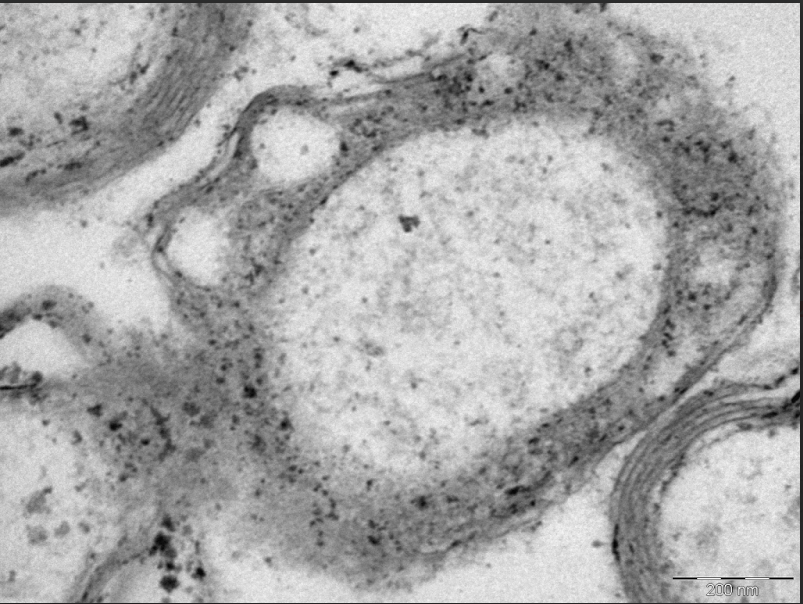
#> input picture data/samples/sample_01.png, 803 x 604 px, found by its file name; its folder holds 3 pictures in this run
$ python phase1_candidates.py
#> lines starting #> are read from the running program, lines starting #| are printed output that depends on the picture; after the words box and inside, x2 and y2 are one past the last pixel; in counts of white or black regions, pixels touching at a corner belong together
"""Canonical Phase-1 axon detection:
  markers (distance-transform + h-maxima)  ->  marker-controlled watershed
  ->  per-basin filter  ->  active-contour refine  ->  contour smooth.
This module is built incrementally; `markers()` is validated first."""
import cv2, numpy as np
from scipy.ndimage import (binary_fill_holes, binary_erosion,
                           distance_transform_edt, label as cc_label)
from skimage.morphology import h_maxima
from skimage.filters import gaussian
from skimage.segmentation import watershed
from scipy.ndimage import gaussian_filter1d

DEF = dict(bilateral=(9,75,75), myel_pct=23, speckle=40, close_fiber=27, myelin_close=11,
           min_axon_frac=0.004, max_axon_frac=0.60,
           hmax=7.0,            # prominence for h-maxima (merges nearby maxima -> 1/axon)
           dist_sigma=3.0,      # smooth distance map (avoid spurious maxima on texture)
           min_core_r=10,       # a marker must be at least this far from a wall (px)
           marker_encl=0.5,     # marker enclosure fraction (loose -> high recall)
           min_solidity=0.72,   # basin convexity (loose -> high recall; drops only slivers)
           basin_encl=0.4)      # basin myelin-boundedness (loose -> high recall)

def walls_and_space(gray, P):
    gf=cv2.bilateralFilter(gray,*P['bilateral'])
    T=np.percentile(gf,P['myel_pct']); myel=(gf<T).astype(np.uint8)
    n,lab,st,_=cv2.connectedComponentsWithStats(myel,8); keep=np.zeros(n,bool)
    keep[1:]=st[1:,cv2.CC_STAT_AREA]>=P['speckle']; myel=keep[lab].astype(np.uint8)
    kf=cv2.getStructuringElement(cv2.MORPH_ELLIPSE,(P['close_fiber'],)*2)
    mc=cv2.morphologyEx(myel,cv2.MORPH_CLOSE,kf)
    fr=mc.copy(); fr[0,:]=fr[-1,:]=fr[:,0]=fr[:,-1]=1
    enclosed=binary_fill_holes(fr.astype(bool))
    space=enclosed & ~mc.astype(bool)            # axon-interior space (incl. merged + bg)
    space=binary_fill_holes(space)               # fill internal organelles/granules (one dome/axon)
    return gf, myel, mc, space

def _enclosed(cy, cx, reach, myel, H, W, n=48, frac=0.7):
    """True if myelin is hit within `reach` in >= frac of non-edge directions."""
    hits=valid=0
    for k in range(n):
        th=2*np.pi*k/n; dx,dy=np.cos(th),np.sin(th)
        got=edge=False
        for d in range(2,int(reach)):
            x,y=int(cx+dx*d),int(cy+dy*d)
            if x<0 or y<0 or x>=W or y>=H: edge=True; break
            if myel[y,x]: got=True; break
        if edge and not got: continue
        valid+=1; hits+=got
    return hits/max(1,valid) >= frac

def markers(gray, P=DEF):
    gf,myel,mc,space=walls_and_space(gray,P)
    H,W=gray.shape
    dist=gaussian(distance_transform_edt(space).astype(np.float64), P['dist_sigma'])
    hm=h_maxima(dist, P['hmax'])                  # binary maxima, prominence-merged
    hm[dist < P['min_core_r']]=0                  # drop shallow (thin periaxonal) maxima
    lab,nm=cc_label(hm)
    mk=np.zeros((H,W),np.int32); keep=0
    for i in range(1,nm+1):
        ys,xs=np.where(lab==i); cy,cx=int(ys.mean()),int(xs.mean())
        dv=dist[cy,cx]
        if _enclosed(cy,cx,1.7*dv+8, myel, H, W, frac=P['marker_encl']):  # axon center is ring-enclosed
            keep+=1; mk[lab==i]=keep
    return dict(gf=gf,space=space,dist=dist,markers=mk,nm=keep,myel=myel,mc=mc)

# [11 lines left out: function viz_markers, not called in this run]

def _smooth_contour(mask, frac=0.04):
    cs,_=cv2.findContours(mask.astype(np.uint8),cv2.RETR_EXTERNAL,cv2.CHAIN_APPROX_NONE)
    if not cs: return None
    c=max(cs,key=cv2.contourArea).reshape(-1,2).astype(np.float64)
    if len(c)<12: return c.astype(np.int32)
    s=max(2.0,frac*len(c))
    x=gaussian_filter1d(c[:,0],s,mode='wrap'); y=gaussian_filter1d(c[:,1],s,mode='wrap')
    return np.stack([x,y],1).astype(np.int32)

def detect(gray, P=DEF):
    d=markers(gray,P); H,W=gray.shape; gf=d['gf']; myel=d['myel']
    labels=watershed(-d['dist'], d['markers'], mask=d['space'])
    minA,maxA=P['min_axon_frac']*H*W, P['max_axon_frac']*H*W; med=np.median(gf)
    myel_adj=cv2.dilate(myel,np.ones((3,3),np.uint8))>0
    on_edge=np.zeros((H,W),bool); on_edge[0,:]=on_edge[-1,:]=on_edge[:,0]=on_edge[:,-1]=True
    axons=[]
    for i in range(1,int(labels.max())+1):
        m=labels==i; A=int(m.sum())
        if not(minA<=A<=maxA) or gf[m].mean()<med-25: continue
        bnd=m&~binary_erosion(m); nbe=bnd&~on_edge
        if nbe.sum()>0 and (nbe&myel_adj).sum()/nbe.sum()<P['basin_encl']: continue  # myelin-bounded
        m=binary_fill_holes(m)
        cnt=max(cv2.findContours(m.astype(np.uint8),cv2.RETR_EXTERNAL,cv2.CHAIN_APPROX_SIMPLE)[0],key=cv2.contourArea)
        hull=cv2.contourArea(cv2.convexHull(cnt)); sol=A/hull if hull>0 else 0
        if sol < P['min_solidity']: continue                               # drop thin slivers
        ys,xs=np.where(m)
        axons.append(dict(mask=m,cx=float(xs.mean()),cy=float(ys.mean()),
                          area=A,r=float(np.sqrt(A/np.pi))))
    return axons

PAL=[(0,200,255),(235,180,0),(0,220,100),(255,90,200),(60,170,255),(200,130,255),
     (255,200,60),(120,220,0),(180,80,255),(80,255,180),(255,140,140),(140,255,255)]
def render(gray, axons):
    base=cv2.cvtColor(gray,cv2.COLOR_GRAY2BGR); ov=base.copy()
    axons=sorted(axons,key=lambda a:(round(a['cy']/80),a['cx']))
    polys=[]
    for i,a in enumerate(axons,1):
        a['num']=i; p=_smooth_contour(a['mask']); polys.append(p)
        if p is not None: cv2.fillPoly(ov,[p],PAL[(i-1)%len(PAL)])
    out=cv2.addWeighted(ov,0.22,base,0.78,0)
    for a,p in zip(axons,polys):
        if p is not None: cv2.polylines(out,[p],True,PAL[(a['num']-1)%len(PAL)],2,cv2.LINE_AA)
    Himg,Wimg=gray.shape
    for a in axons:
        t=f"#{a['num']}"; sc=max(0.6,a['r']/60); th=max(2,int(sc*2))
        (tw,tht),_=cv2.getTextSize(t,cv2.FONT_HERSHEY_SIMPLEX,sc,th)
        ox=min(max(4,int(a['cx']-tw/2)), Wimg-tw-4)            # keep inside image
        oy=min(max(45,int(a['cy']+tht/2)), Himg-6)            # below the top banner
        cv2.putText(out,t,(ox,oy),cv2.FONT_HERSHEY_SIMPLEX,sc,(0,0,0),th+3,cv2.LINE_AA)
        cv2.putText(out,t,(ox,oy),cv2.FONT_HERSHEY_SIMPLEX,sc,(255,255,255),th,cv2.LINE_AA)
    sep=np.full((gray.shape[0],8,3),255,np.uint8)
    def ban(im,t):
        o=im.copy(); cv2.rectangle(o,(0,0),(o.shape[1],32),(0,0,0),-1)
        cv2.putText(o,t,(8,23),cv2.FONT_HERSHEY_SIMPLEX,0.65,(255,255,255),2,cv2.LINE_AA); return o
    return np.hstack([ban(base,'original'),sep,ban(out,'Phase 1 canonical: markers->watershed->smooth')])

if __name__=="__main__":
    for n in [1,2,3]:
        g=cv2.cvtColor(cv2.imread(f'/home/user/gRatio/data/samples/sample_0{n}.png'),cv2.COLOR_BGR2GRAY)
        ax=detect(g)
#> in walls_and_space, `T = np.percentile(gf, P['myel_pct'])`: T = 131
#> in walls_and_space, `myel = (gf < T).astype(np.uint8)`:
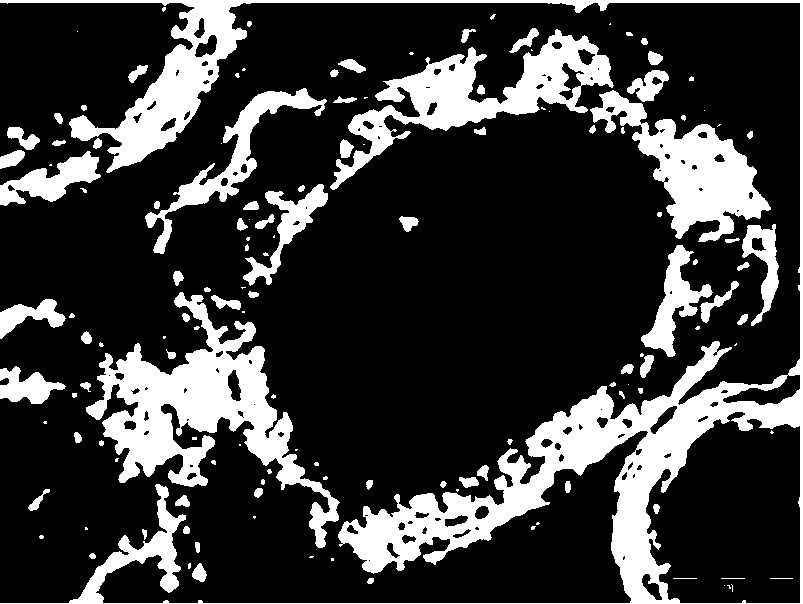
#> myel: shape (604, 803); values 0 (black) and 1 (white), 22.4% white; 139 white regions (53 under 20 px), largest, box (x1, y1, x2, y2) and area: (0, 0, 803, 604) 45132, (86, 292, 340, 548) 18550, (330, 29, 614, 190) 11771
#> in walls_and_space, `n, lab, st, _ = cv2.connectedComponentsWithStats(myel, 8)`:
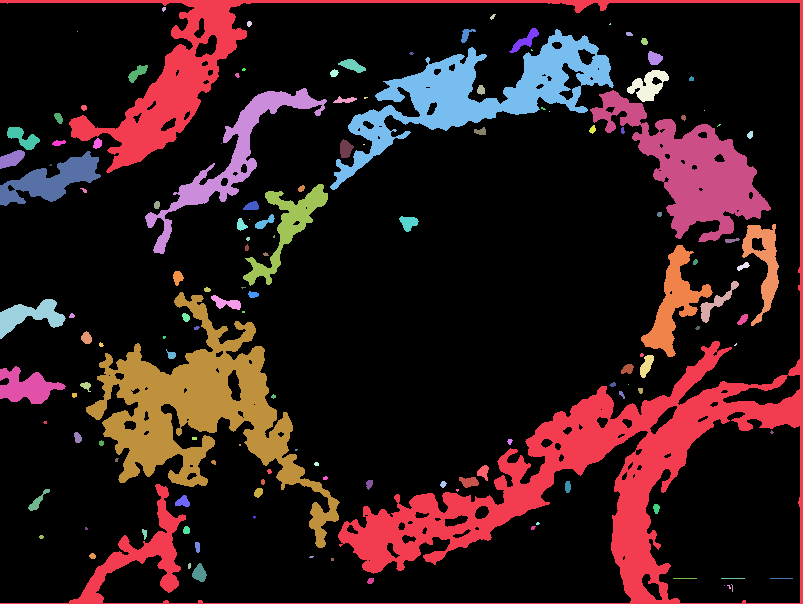
#> lab: shape (604, 803) int32; 140 distinct labels, from 0 to 139; one colour per label, 0 black
#> in walls_and_space, `n, lab, st, _ = cv2.connectedComponentsWithStats(myel, 8)`: n = 140; st = 140 rows, first 6: [0, 3, 800, 600, 376340], [0, 0, 803, 604, 45132], [162, 7, 4, 5, 15], [490, 14, 6, 6, 19], [247, 21, 5, 6, 24], [609, 23, 2, 2, 3]
#> in markers, `lab,nm=cc_label(hm)`: nm = 18
#> the loop in markers, `for i in range(1,nm+1):` made 18 passes
#> (ys, xs, cy, cx, dv) on passes 1 to 8: ([26], [499], 26, 499, 20.78), ([48], [349], 48, 349, 43.48), ([65], [0], 65, 0, 60.04), ([66], [735], 66, 735, 61.39), ([150], [295], 150, 295, 37.77), ([247], [206], 247, 206, 33.75), ([251], [91], 251, 91, 58.63), ([263], [714], 263, 714, 19.51)
#> in detect, `d = markers(gray, P)`: d = 7 items
#> in detect, `labels=watershed(-d['dist'], d['markers'], mask=d['space'])`:
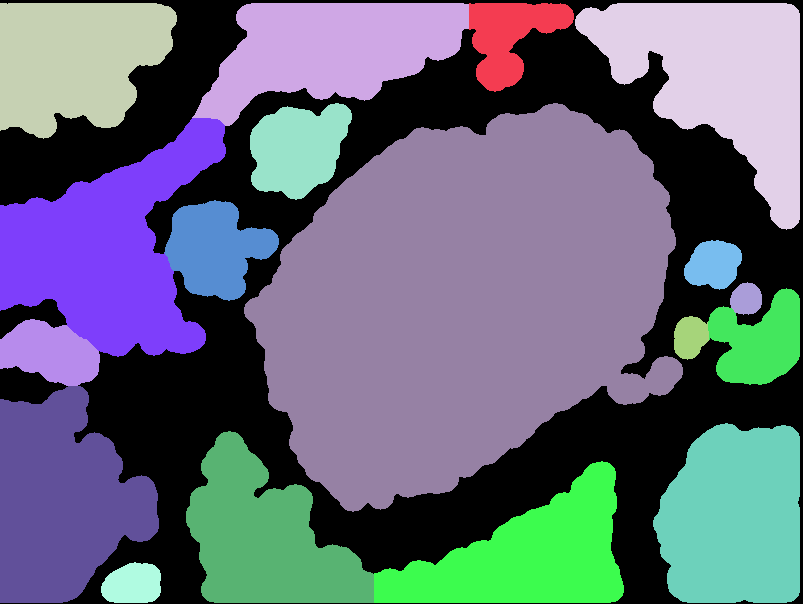
#> labels: shape (604, 803) int32; 19 distinct labels, from 0 to 18; one colour per label, 0 black
#> in detect, `minA, maxA = (P['min_axon_frac'] * H * W, P['max_axon_frac'] * H * W)`: minA = 1940; maxA = 291007.2
#> in detect, `med = np.median(gf)`: med = 176
#> the loop in detect, `for i in range(1,int(labels.max())+1):` made 18 passes
#> (A, hull, sol) on passes 1 to 8: (5230, 6439, 0.812), (20519, 23673.5, 0.867), (18644, 19874, 0.938), (26682, 31004, 0.861), (7120, 7528, 0.946), (7325, 8172, 0.896), (28804, 40155.5, 0.717), (2147, 2159, 0.994)
#> after the loop in detect, `for i in range(1,int(labels.max())+1):`:
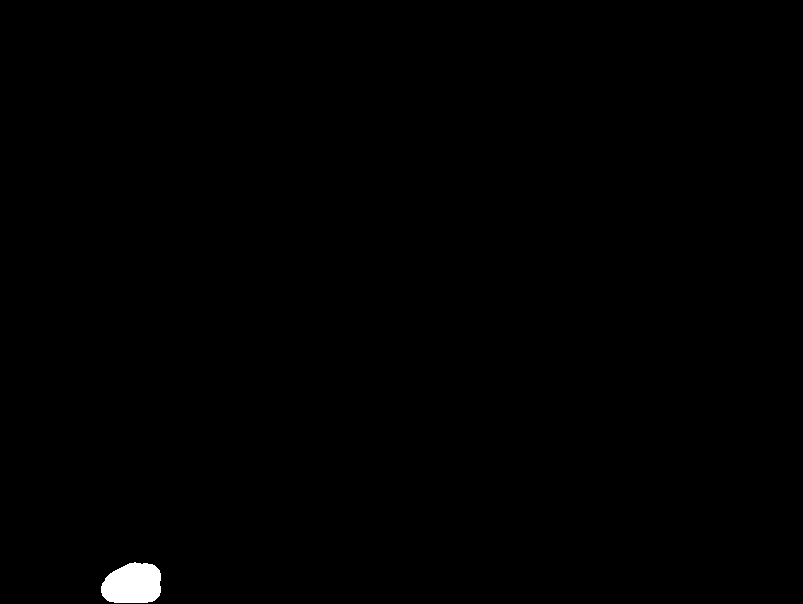
#> m: shape (604, 803) bool; 0.42% white; 1 white region, box (x1, y1, x2, y2) and area: (101, 562, 161, 603) 2017
#> after the loop in detect, `for i in range(1,int(labels.max())+1):`: axons = 15 items
#> ax = 15 items
        cv2.imwrite(f'canon_s{n}.png',render(g,ax))
#> the loop in render, `for i,a in enumerate(axons,1):` made 15 passes
#> s in _smooth_contour on passes 1 to 8: 13.8, 22.88, 27.12, 32.6, 12.08, 13.72, 6.12, 9.88
#> after the loop in render, `for i,a in enumerate(axons,1):`:
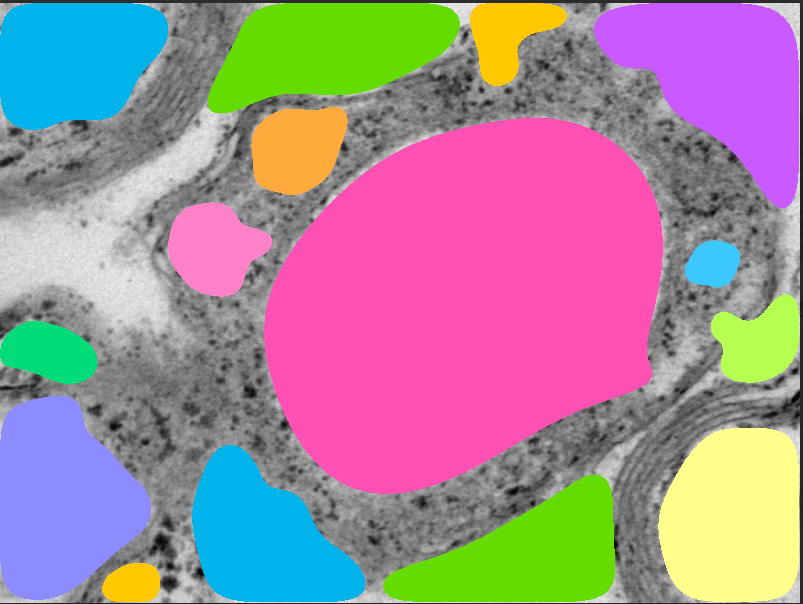
#> ov: shape (604, 803, 3); mean B, G, R 152, 138.9, 163.3
#> the loop in render, `for a,p in zip(axons,polys):` made 15 passes
#> after the loop in render, `for a,p in zip(axons,polys):`:
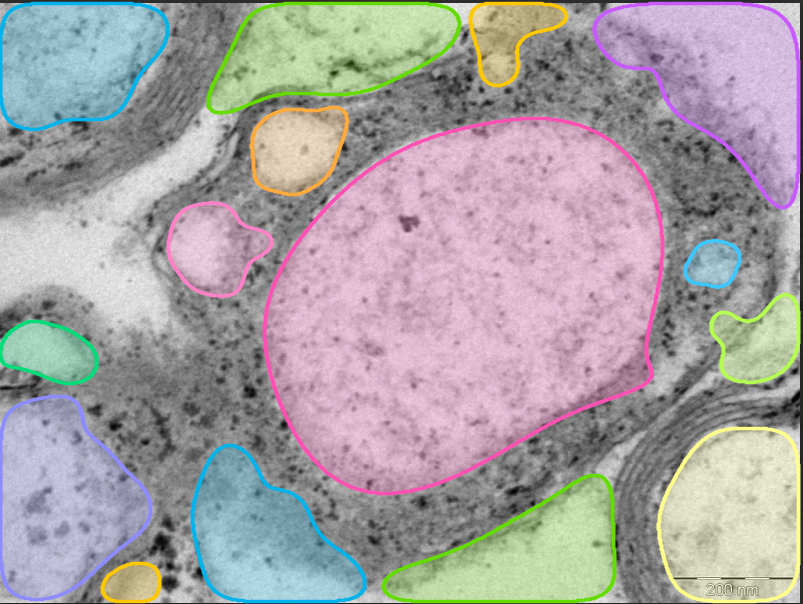
#> out: shape (604, 803, 3); mean B, G, R 164.1, 162.2, 167.2
#> the loop in render, `for a in axons:` made 15 passes
#> (t, sc, th, tw, tht, ox, oy) on passes 1 to 8: ('#1', 0.68, 2, 31, 15, 493, 45), ('#2', 1.28, 2, 56, 28, 47, 73), ('#3', 1.35, 2, 59, 29, 300, 64), ('#4', 1.54, 3, 68, 34, 684, 94), ('#5', 0.793, 2, 35, 18, 279, 157), ('#6', 0.805, 2, 36, 18, 197, 257), ('#7', 0.6, 2, 27, 14, 699, 271), ('#8', 0.646, 2, 29, 15, 35, 360)
#> in render, `return np.hstack([ban(base,'original'),sep,ban(out,'Phase 1 canonical:..`:
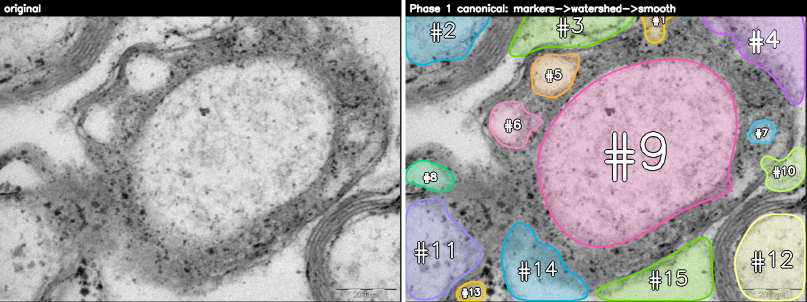
#> returned value: shape (604, 1614, 3) (shown at 1/2 size); mean of channels 0, 1, 2 157.9, 156.6, 159.3; drawn as B, G, R
        print(f's{n}: {len(ax)} axons')
#| s1: 15 axons
#> pass 2 of the loop `for n in [1,2,3]:`:
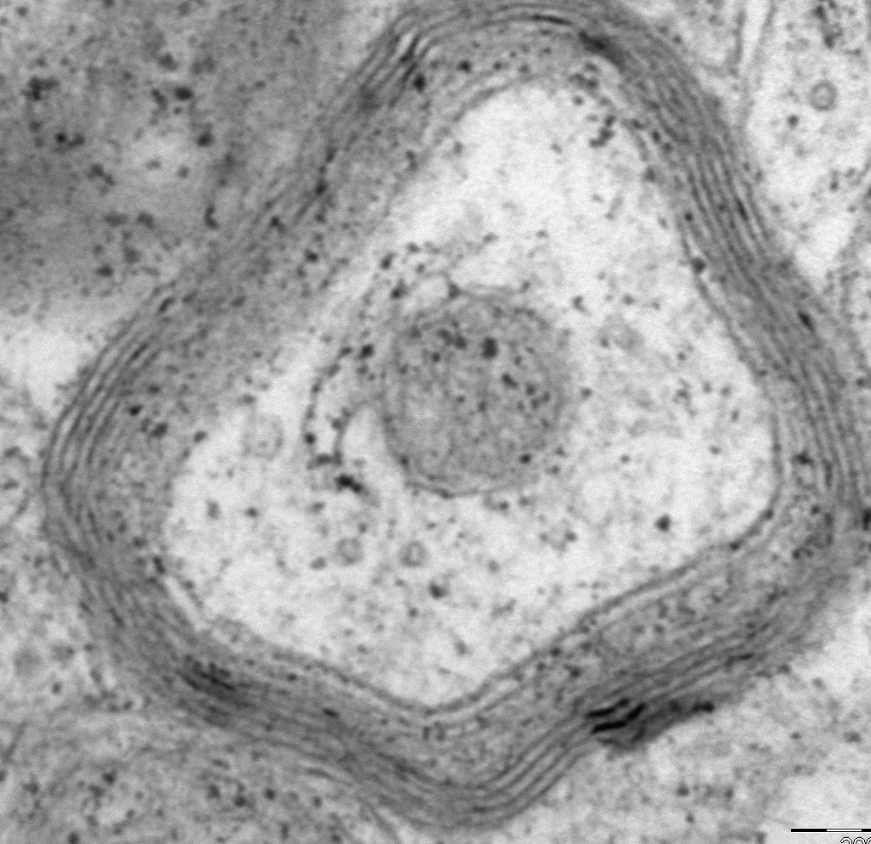
#> input picture data/samples/sample_02.png, 871 x 844 px, found by its file name
#> g: shape (844, 871)
#> gf: shape (844, 871)
#> in walls_and_space (call 2), `n, lab, st, _ = cv2.connectedComponentsWithStats(myel, 8)`:
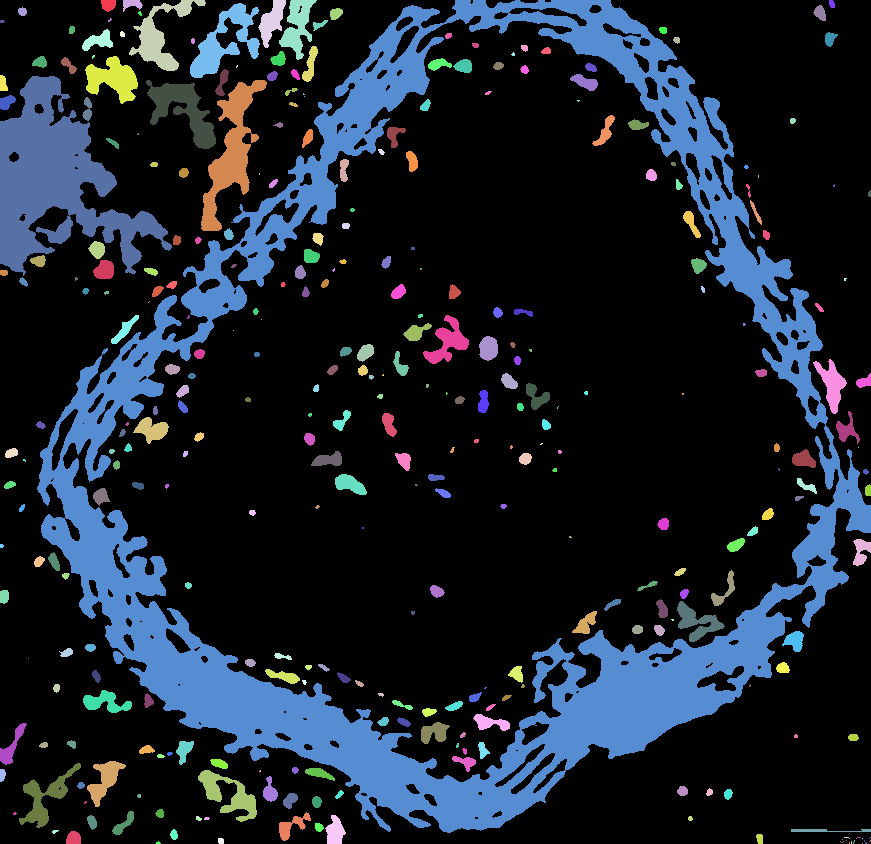
#> lab: shape (844, 871) int32; 330 distinct labels, from 0 to 329; one colour per label, 0 black
#> n = 330; st = 330 rows, first 6: [0, 0, 871, 844, 568428], [101, 0, 15, 12, 143], [123, 0, 20, 12, 143], [129, 0, 77, 71, 1640], [258, 0, 28, 48, 665], [279, 0, 38, 60, 1076]
#> dist: shape (844, 871) float64
#> in markers (call 2), `hm=h_maxima(dist, P['hmax'])`:
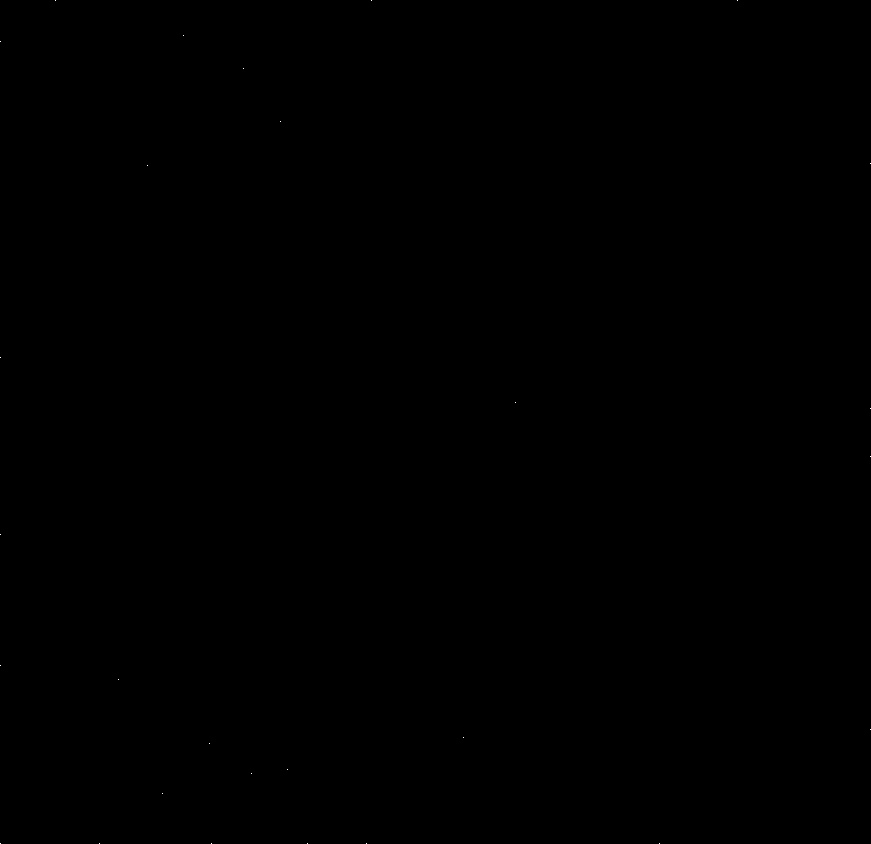
#> hm: shape (844, 871); values 0 (black) and 1 (white), 0% white in thin lines or dots
#> nm = 28
#> the loop in markers (call 2), `for i in range(1,nm+1):` made 28 passes
#> (ys, xs, cy, cx, dv) on passes 1 to 4: ([0], [55], 0, 55, 27.87), ([0], [371], 0, 371, 27.98), ([0], [737], 0, 737, 74.01), ([35], [183], 35, 183, 15.8)
#> after the loop in markers (call 2), `for i in range(1,nm+1):`: keep = 24
#> the loop in detect (call 2), `for i in range(1,int(labels.max())+1):` made 24 passes
#> (A, hull, sol) on passes 1, 2, 4, 6: (4969, 5435.5, 0.914), (12743, 14038.5, 0.908), (5992, 6544, 0.916), (5064, 5432, 0.932)
#> ax = 13 items
#> the loop in render (call 2), `for i,a in enumerate(axons,1):` made 13 passes
#> s in _smooth_contour on passes 1 to 4: 15.4, 19.6, 11.64, 10.36
#> the loop in render (call 2), `for a,p in zip(axons,polys):` made 13 passes
#> the loop in render (call 2), `for a in axons:` made 13 passes
#> (t, sc, th, tw, tht, ox, oy) on passes 1 to 4: ('#1', 0.728, 2, 33, 16, 26, 45), ('#2', 1.06, 2, 47, 23, 710, 48), ('#3', 0.663, 2, 30, 15, 333, 48), ('#4', 0.669, 2, 30, 15, 262, 138)
#| s2: 13 axons
